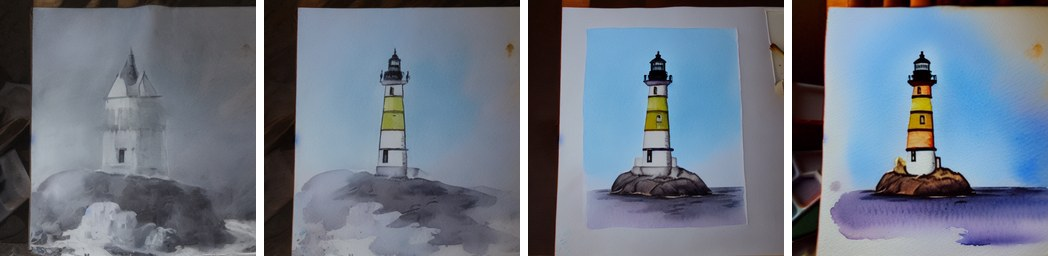
#> input picture book/src/images/ch35/guidance.jpg, 1048 x 256 px
$ python -i ch36_preprocess.py   (imports and definitions only)
#> lines starting #> are read from the running program, lines starting #| are printed output that depends on the picture
"""36장: 우리 전처리를 Pillow, 그리고 transformers의 전처리와 견준다.

실행:
    cargo build --release -p badak_image --example ch36_squash
    python reference/ch36_preprocess.py

사진마다 세 가지를 만든다. 우리 것(`ch36_squash`), Pillow의 란초스 필터로
두 번 줄인 것, transformers의 처리기가 낸 것(정답 파일에 든 것). 값이 다른
자리의 수와 가장 큰 차이를 적는다.
"""

import subprocess
import tempfile
from pathlib import Path

import numpy as np
from PIL import Image
from safetensors.numpy import load_file

ROOT = Path(__file__).resolve().parents[1]
IMAGES = ["tabby_cat", "pelican"]


def pillow(path):
#> called with path = '../book/src/images/ch35/guidance.jpg'
    image = Image.open(path).convert("RGB")
#> image is the input picture: PIL image 1048x256 RGB; mean R, G, B 109.2, 118.9, 133.3
    width, height = image.size
#> width = 1048; height = 256
    aspect = width / height
#> aspect = 4.09
    if width >= height:
        width, height = 2048, int(2048 / aspect)
#> width = 2048; height = 500
        height += height % 2
    else:
        width, height = int(2048 * aspect), 2048
        width += width % 2
    small = image.resize((width, height), Image.LANCZOS).resize((512, 512), Image.LANCZOS)
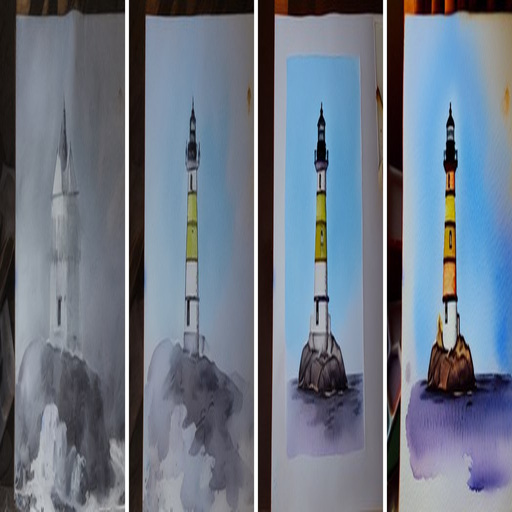
#> small: PIL image 512x512 RGB; mean R, G, B 109.1, 118.9, 133.2
    return ((np.asarray(small).astype(np.float32) / 255 - 0.5) / 0.5).transpose(2, 0, 1)


def compare(label, a, b):
    gap = np.abs(a - b)
    print(f"  {label:<28} 다른 값 {int((gap > 1e-6).sum()):>6}개 / {a.size}, 가장 큰 차이 {gap.max() * 255 / 2:.0f}단계")


def main():
    reference = load_file(ROOT / "models/smolvlm/reference.safetensors")
    for name in IMAGES:
        path = ROOT / f"models/images/{name}.jpg"
        with tempfile.NamedTemporaryFile(suffix=".bin") as file:
            subprocess.run([ROOT / "target/release/examples/ch36_squash", path, file.name], check=True)
            ours = np.fromfile(file.name, dtype="<f4").reshape(3, 512, 512)
        print(name)
        compare("우리 ↔ Pillow", ours, pillow(path))
        compare("우리 ↔ transformers", ours, reference[f"{name}.pixels"])
        compare("Pillow ↔ transformers", pillow(path), reference[f"{name}.pixels"])


# [2 lines not run here, left out]

>>> result = pillow('../book/src/images/ch35/guidance.jpg')
